Frame 1 (no input): blank canvas, image omitted
Frame 60 (no input): blank canvas, image omitted
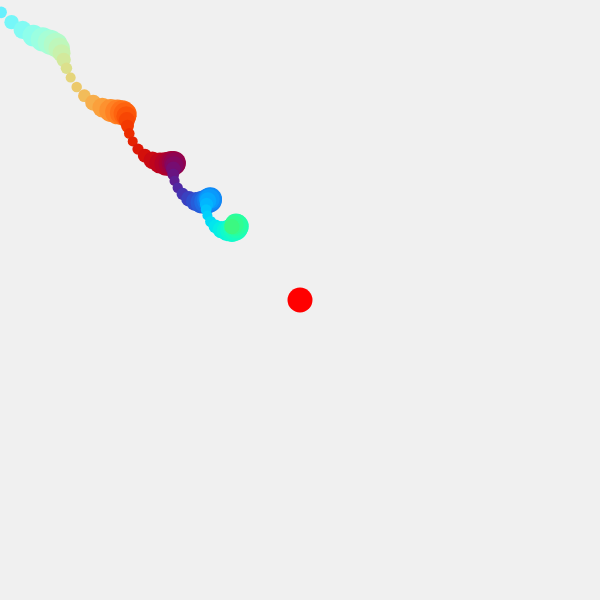
Frame 120 (the mouse pressed at the canvas centre since frame 60)

The p5.js sketch whose frames 1 and 60 were blank and that drew this single picture after the mouse press (run headless with seeded random() and noise() and a simulated clock; from frame 60 on, the mouse is pressed at the canvas centre):

// p5.js sketch
// ── sketch.js
//python -m SimpleHTTPServer
let graphics;

let img_grab;

let x = 0;
let y = 0;
let lock_x = 0;
let lock_y = 0;

let active_tool = 0;
let total_tools = 3;

function setup() {
	createCanvas(600, 600);
	graphics = createGraphics(700,700);
	graphics.clear();

	// put setup code here
}

function draw() {
		background(240);
		//background(230);

		if(active_tool ==0){
			let o = .05;
			let r = map(sin(frameCount*.1),-1,1,0,255);
			let g = map(sin(frameCount*.12+o),-1,1,0,255);
			let b = map(sin(frameCount*.13+o*2),-1,1,0,255);

			graphics.fill(r,g,b);
			graphics.noStroke();

			let s = sin(frameCount*.5)*8;
			let c = cos(frameCount*.5)*8;
			let a = map(sin(frameCount*.5),-1,1,10,25);

			if(mouseIsPressed){
				x = lerp(x,mouseX,.025);
				y = lerp(y,mouseY,.025);
				graphics.ellipse(x+s,y+c,a,a);
			}

			else{
				x = mouseX;
				y = mouseY;
			}
		}

		else if(active_tool ==1){
			if(mouseIsPressed){
				x = lerp(x,mouseX,.025);
				y = lerp(y,mouseY,.025);
				graphics.image(image_grab,x-100,y,200,10);
			}

			else{
				x = mouseX;
				y = mouseY;
			}
		}

		else if(active_tool ==2){
			if(mouseIsPressed){
				x = lerp(x,mouseX,.025);
				y = lerp(y,mouseY,.025);
				graphics.image(image_grab,x,y-100,10,200);
			}

			else{
				x = mouseX;
				y = mouseY;
			}
		}

		image(graphics,0,0);

		// INDICATORS
		if(active_tool == 0){
			noStroke();
			fill(255,0,0);
			ellipse(mouseX,mouseY,25,25);
		}
		else if(active_tool == 1){
			noFill();
			stroke(255,0,0);
			strokeWeight(2);
			line(mouseX-100,mouseY,mouseX+100,mouseY);
		}
		else if(active_tool == 2){
			noFill();
			stroke(255,0,0);
			strokeWeight(2);
			line(mouseX,mouseY-100,mouseX,mouseY+100);
		}
}

function keyPressed(){
	if(keyCode == RIGHT_ARROW){
		active_tool = (active_tool + 1) % total_tools;
	}
	if(keyCode == LEFT_ARROW){
		if(active_tool ==0){
			active_tool = total_tools-1;
		}
		else{
			active_tool = (active_tool - 1) % total_tools;
		}
	}
}

function mousePressed(){
	if(active_tool ==1){
		image_grab = graphics.get(mouseX-100,mouseY,200,1);
		lock_x = mouseX;
	}
	if(active_tool ==2){
		image_grab = graphics.get(mouseX,mouseY-100,1,200);
		lock_y = mouseY;
	}
}
